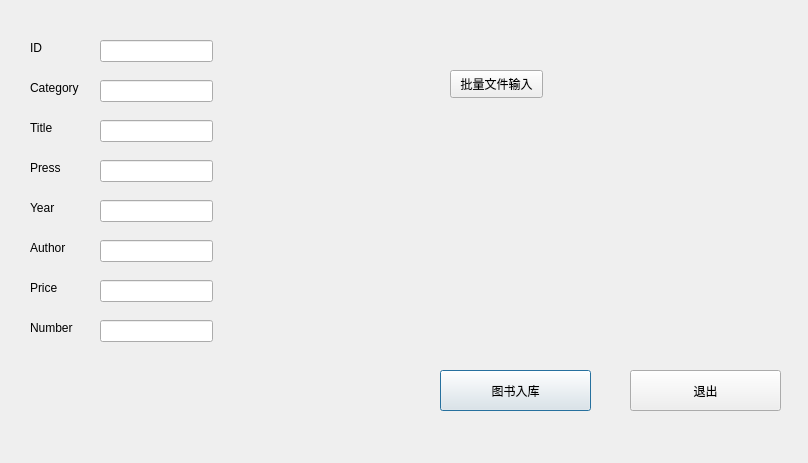
<?xml version="1.0" encoding="UTF-8"?>
<ui version="4.0">
 <class>Login_Teacher</class>
 <widget class="QDialog" name="Login_Teacher">
  <property name="geometry">
   <rect>
    <x>0</x>
    <y>0</y>
    <width>808</width>
    <height>463</height>
   </rect>
  </property>
  <property name="windowTitle">
   <string>Dialog</string>
  </property>
  <widget class="QPushButton" name="pushButton">
   <property name="geometry">
    <rect>
     <x>440</x>
     <y>370</y>
     <width>151</width>
     <height>41</height>
    </rect>
   </property>
   <property name="text">
    <string>图书入库</string>
   </property>
  </widget>
  <widget class="QLineEdit" name="ID_Edit">
   <property name="geometry">
    <rect>
     <x>100</x>
     <y>40</y>
     <width>113</width>
     <height>22</height>
    </rect>
   </property>
  </widget>
  <widget class="QLineEdit" name="Category_Edit">
   <property name="geometry">
    <rect>
     <x>100</x>
     <y>80</y>
     <width>113</width>
     <height>22</height>
    </rect>
   </property>
  </widget>
  <widget class="QLineEdit" name="Title_Edit">
   <property name="geometry">
    <rect>
     <x>100</x>
     <y>120</y>
     <width>113</width>
     <height>22</height>
    </rect>
   </property>
  </widget>
  <widget class="QLineEdit" name="Press_Edit">
   <property name="geometry">
    <rect>
     <x>100</x>
     <y>160</y>
     <width>113</width>
     <height>22</height>
    </rect>
   </property>
  </widget>
  <widget class="QLineEdit" name="Year_Edit">
   <property name="geometry">
    <rect>
     <x>100</x>
     <y>200</y>
     <width>113</width>
     <height>22</height>
    </rect>
   </property>
  </widget>
  <widget class="QLineEdit" name="Author_Edit">
   <property name="geometry">
    <rect>
     <x>100</x>
     <y>240</y>
     <width>113</width>
     <height>22</height>
    </rect>
   </property>
  </widget>
  <widget class="QLineEdit" name="Price_lineEdit">
   <property name="geometry">
    <rect>
     <x>100</x>
     <y>280</y>
     <width>113</width>
     <height>22</height>
    </rect>
   </property>
  </widget>
  <widget class="QLineEdit" name="Number_lineEdit">
   <property name="geometry">
    <rect>
     <x>100</x>
     <y>320</y>
     <width>113</width>
     <height>22</height>
    </rect>
   </property>
  </widget>
  <widget class="QLabel" name="label">
   <property name="geometry">
    <rect>
     <x>30</x>
     <y>40</y>
     <width>55</width>
     <height>16</height>
    </rect>
   </property>
   <property name="text">
    <string>ID</string>
   </property>
  </widget>
  <widget class="QLabel" name="label_2">
   <property name="geometry">
    <rect>
     <x>30</x>
     <y>80</y>
     <width>55</width>
     <height>16</height>
    </rect>
   </property>
   <property name="text">
    <string>Category</string>
   </property>
  </widget>
  <widget class="QLabel" name="label_3">
   <property name="geometry">
    <rect>
     <x>30</x>
     <y>120</y>
     <width>55</width>
     <height>16</height>
    </rect>
   </property>
   <property name="text">
    <string>Title</string>
   </property>
  </widget>
  <widget class="QLabel" name="label_4">
   <property name="geometry">
    <rect>
     <x>30</x>
     <y>160</y>
     <width>55</width>
     <height>16</height>
    </rect>
   </property>
   <property name="text">
    <string>Press</string>
   </property>
  </widget>
  <widget class="QLabel" name="label_5">
   <property name="geometry">
    <rect>
     <x>30</x>
     <y>200</y>
     <width>55</width>
     <height>16</height>
    </rect>
   </property>
   <property name="text">
    <string>Year</string>
   </property>
  </widget>
  <widget class="QLabel" name="label_6">
   <property name="geometry">
    <rect>
     <x>30</x>
     <y>240</y>
     <width>55</width>
     <height>16</height>
    </rect>
   </property>
   <property name="text">
    <string>Author</string>
   </property>
  </widget>
  <widget class="QLabel" name="label_7">
   <property name="geometry">
    <rect>
     <x>30</x>
     <y>280</y>
     <width>55</width>
     <height>16</height>
    </rect>
   </property>
   <property name="text">
    <string>Price</string>
   </property>
  </widget>
  <widget class="QLabel" name="label_8">
   <property name="geometry">
    <rect>
     <x>30</x>
     <y>320</y>
     <width>55</width>
     <height>16</height>
    </rect>
   </property>
   <property name="text">
    <string>Number</string>
   </property>
  </widget>
  <widget class="QPushButton" name="Exit">
   <property name="geometry">
    <rect>
     <x>630</x>
     <y>370</y>
     <width>151</width>
     <height>41</height>
    </rect>
   </property>
   <property name="text">
    <string>退出</string>
   </property>
  </widget>
  <widget class="QPushButton" name="BookFromFile">
   <property name="geometry">
    <rect>
     <x>450</x>
     <y>70</y>
     <width>93</width>
     <height>28</height>
    </rect>
   </property>
   <property name="text">
    <string>批量文件输入</string>
   </property>
  </widget>
 </widget>
 <resources/>
 <connections>
  <connection>
   <sender>Exit</sender>
   <signal>clicked()</signal>
   <receiver>Login_Teacher</receiver>
   <slot>close()</slot>
   <hints>
    <hint type="sourcelabel">
     <x>711</x>
     <y>372</y>
    </hint>
    <hint type="destinationlabel">
     <x>735</x>
     <y>299</y>
    </hint>
   </hints>
  </connection>
 </connections>
</ui>
